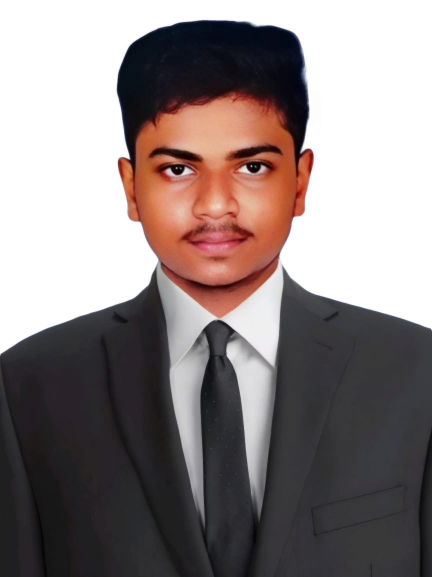
#> input picture my.jpeg, 864 x 1154 px (shown at 1/2 size)
$ jupyter execute Ex-1.ipynb
#> lines starting #> are read from the running program, lines starting #| are printed output that depends on the picture; after the words box and inside, x2 and y2 are one past the last pixel; in counts of white or black regions, pixels touching at a corner belong together
## EX-1 Image Handling and Pixel Transformation Using OpenCVAssignment

### Name: Santhose Arockiaraj J

### Reg no: 212224230248

[cell 1]
import cv2
import matplotlib.pyplot as plt

[cell 2]
# Read the image using OpenCV
img = cv2.imread('my.jpeg', cv2.IMREAD_COLOR)
#> img is the input picture: shape (1154, 864, 3); mean B, G, R 130.4, 131.1, 141.1

[cell 3]
# Convert BGR (OpenCV's default) to RGB (Matplotlib's expected color order)
img_rgb = cv2.cvtColor(img, cv2.COLOR_BGR2RGB)

[cell 4]
# Display the image using Matplotlib
plt.imshow(img_rgb, cmap='viridis')  # You can change 'viridis' to another cmap or use None for RGB images
plt.title("Original Image")
plt.axis('off')  # Removes axis ticks and labels
plt.show()

[cell 5]
# Load the image
image = cv2.imread('my.jpeg')

[cell 6]
# Convert BGR (OpenCV's default) to RGB (Matplotlib's expected color order)
img_rgb = cv2.cvtColor(img, cv2.COLOR_BGR2RGB)

[cell 7]
img_rgb.shape
#> Out = (1154, 864, 3)

[cell 8]
# Draw a line from top-left to bottom-right
line_img = cv2.line(img_rgb, (0, 0), (900, 1200), (255, 0, 0), 10) # cv2.line(image, start_point, end_point, color, thickness)

[cell 9]
plt.imshow(line_img, cmap='viridis')
plt.title("Image with Line")
plt.axis('off')
plt.show()

[cell 10]
# Load the image
image = cv2.imread('my.jpeg')

# Convert BGR (OpenCV's default) to RGB (Matplotlib's expected color order)
img_rgb = cv2.cvtColor(img, cv2.COLOR_BGR2RGB)

[cell 11]
img_rgb.shape
#> Out = (1154, 864, 3)

[cell 12]
circle_img = cv2.circle(img_rgb,(450,400),250,(255,0,0),10) # cv2.circle(image, center, radius, color, thickness)
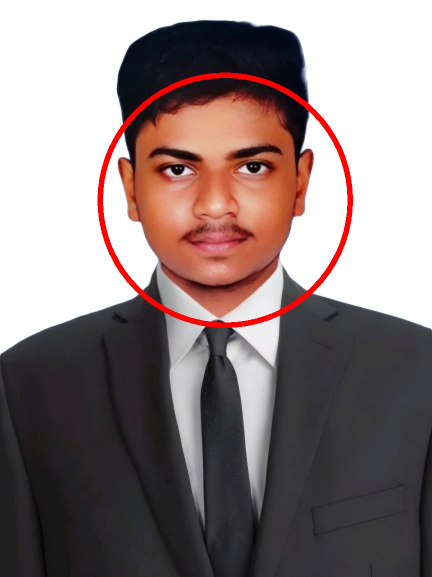
#> circle_img: shape (1154, 864, 3) (shown at 1/2 size); mean R, G, B 142.7, 128.3, 127.5

[cell 13]
plt.imshow(circle_img, cmap='viridis')
plt.title("Image with Circle")
plt.axis('off')
plt.show()

[cell 14]
# Load the image
image = cv2.imread('my.jpeg')

# Convert BGR (OpenCV's default) to RGB (Matplotlib's expected color order)
img_rgb = cv2.cvtColor(img, cv2.COLOR_BGR2RGB)

[cell 15]
img.shape
#> Out = (1154, 864, 3)

[cell 16]
# Draw a rectangle around the Whole image
rectangle_img = cv2.rectangle(img_rgb, (100, 50), (750, 600), (0, 0, 255), 10)  # cv2.rectangle(image, start_point, end_point, color, thickness)
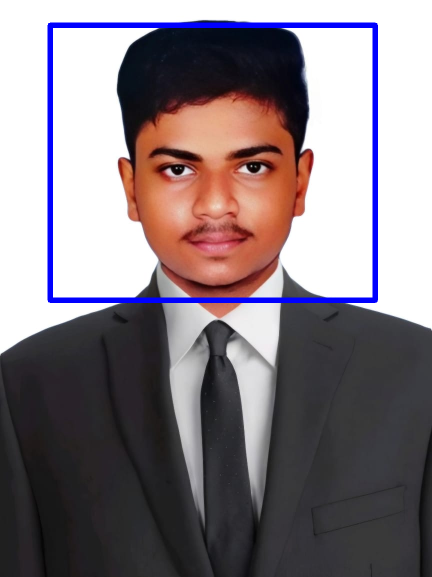
#> rectangle_img: shape (1154, 864, 3) (shown at 1/2 size); mean R, G, B 135.4, 125.5, 131.4

[cell 17]
plt.imshow(rectangle_img, cmap='viridis')
plt.title("Image with Rectangle")
plt.axis('off')
plt.show()

[cell 18]
# Load the image
image = cv2.imread('my.jpeg')

# Convert BGR (OpenCV's default) to RGB (Matplotlib's expected color order)
img_rgb = cv2.cvtColor(img, cv2.COLOR_BGR2RGB)

[cell 19]
# Add text to the image
text_img = cv2.putText(img_rgb, "OpenCV Drawing", (10, 30), cv2.FONT_HERSHEY_SIMPLEX, 1, (0, 0, 0), 10)  ## cv2.putText(image, text, position, font, font_scale, color, thickness)

[cell 20]
plt.imshow(text_img, cmap='viridis')
plt.title("Image with Text")
plt.axis('off')
plt.show()

[cell 21]
# Load the image
image = cv2.imread('my.jpeg')

[cell 22]
image_rgb = cv2.cvtColor(image, cv2.COLOR_BGR2RGB)

[cell 23]
# Original RGB Image
plt.imshow(image_rgb)
plt.title("Original RGB Image")
plt.axis("off")

[cell 24]
# Convert RGB to HSV
image_hsv = cv2.cvtColor(image_rgb, cv2.COLOR_RGB2HSV)
#> image_hsv: shape (1154, 864, 3); mean H, S, V 59, 34.4, 143

[cell 25]
# HSV Image
plt.imshow(image_hsv)
plt.title("HSV Image")
plt.axis("off")

[cell 26]
# Convert RGB to GRAY
image_gray = cv2.cvtColor(image_rgb, cv2.COLOR_RGB2GRAY)
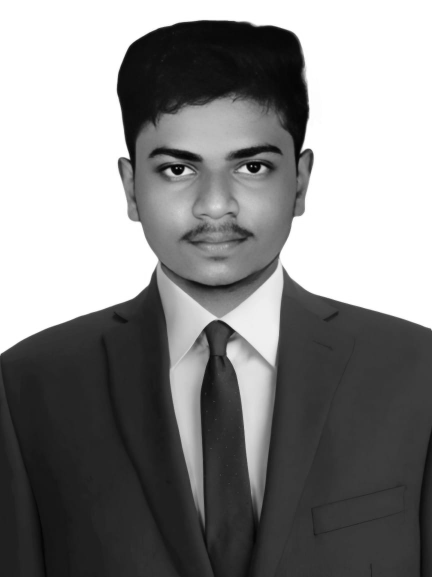
#> image_gray: shape (1154, 864) (shown at 1/2 size); min 0, max 255, mean 134

[cell 27]
# Grayscale Image
plt.imshow(image_gray, cmap='gray')
plt.title("Grayscale Image")
plt.axis("off")

[cell 28]
# Convert RGB to YCrCb
image_ycrcb = cv2.cvtColor(image_rgb, cv2.COLOR_RGB2YCrCb)
#> image_ycrcb: shape (1154, 864, 3); mean of channels 0, 1, 2 134, 133.1, 125.9

[cell 29]
# YCrCb Image
plt.imshow(image_ycrcb)
plt.title("YCrCb Image")
plt.axis("off")

[cell 30]
# Convert HSV back to RGB
image_hsv_to_rgb = cv2.cvtColor(image_hsv, cv2.COLOR_HSV2RGB)

[cell 31]
plt.imshow(image_hsv_to_rgb)
plt.title("HSV to RGB Image")
plt.axis("off")

[cell 32]
# Modify a block of pixels (300x300) to white, starting from (200, 200)
image[200:600, 200:800] = [255, 255, 255]  # Rows: 200-499, Columns: 200-499
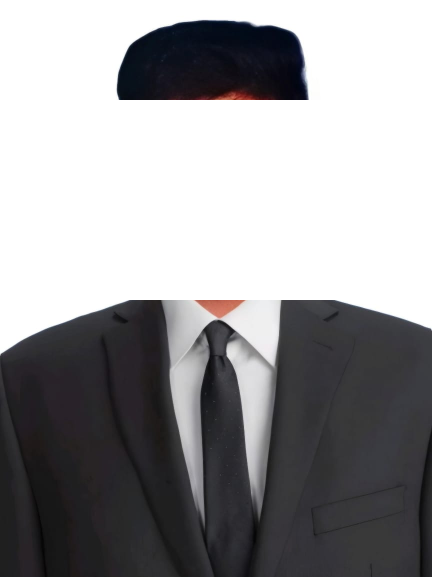
#> image: shape (1154, 864, 3) (shown at 1/2 size); 14.37% of pixels changed, all inside (x1, y1, x2, y2) = (223, 200, 704, 600)

[cell 33]
# Convert BGR to RGB for displaying with Matplotlib
image_rgb = cv2.cvtColor(image, cv2.COLOR_BGR2RGB)

[cell 34]
# Display the modified image
plt.imshow(image_rgb)
plt.title("Image with 300x300 White Block")
plt.axis("off")
plt.show()

[cell 35]
# Load the image
image = cv2.imread('my.jpeg')

[cell 36]
image.shape
#> Out = (1154, 864, 3)

[cell 37]
# Resize the image to half its size
resized_image = cv2.resize(image, (768 // 2, 600 // 2))  # (new_width, new_height)
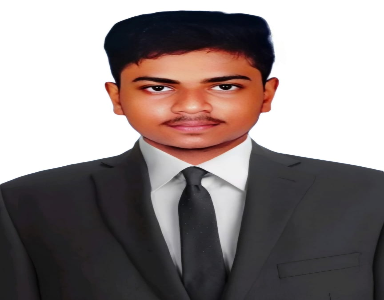
#> resized_image: shape (300, 384, 3); mean B, G, R 130.3, 131.1, 141.1

[cell 38]
# Convert BGR to RGB for displaying with Matplotlib
resized_image_rgb = cv2.cvtColor(resized_image, cv2.COLOR_BGR2RGB)

[cell 39]
resized_image_rgb.shape
#> Out = (300, 384, 3)

[cell 40]
# Display the resized image
plt.imshow(resized_image_rgb)
plt.title("Resized Image (Half Size)")
plt.axis("off")
plt.show()

[cell 41]
# Load the image
image = cv2.imread('my.jpeg')

[cell 42]
image.shape

[cell 43]
# Crop a 300x300 region starting from (50, 50)
roi = image[50:350, 50:350]  # Rows: 50-349, Columns: 50-349
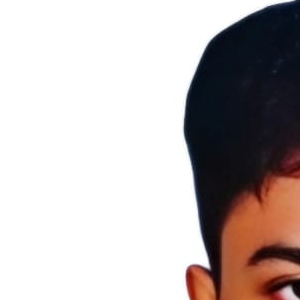
#> roi: shape (300, 300, 3); mean B, G, R 182.5, 183.6, 192

[cell 44]
# Convert BGR to RGB for displaying with Matplotlib
roi_rgb = cv2.cvtColor(roi, cv2.COLOR_BGR2RGB)

[cell 45]
# Display the cropped region (ROI)
plt.imshow(roi_rgb)
plt.title("Cropped Region of Interest (ROI)")
plt.axis("off")
plt.show()

[cell 46]
# Load the image
image = cv2.imread('my.jpeg')

[cell 47]
# Flip the image horizontally (left-right)
flipped_horizontally = cv2.flip(image, 1)
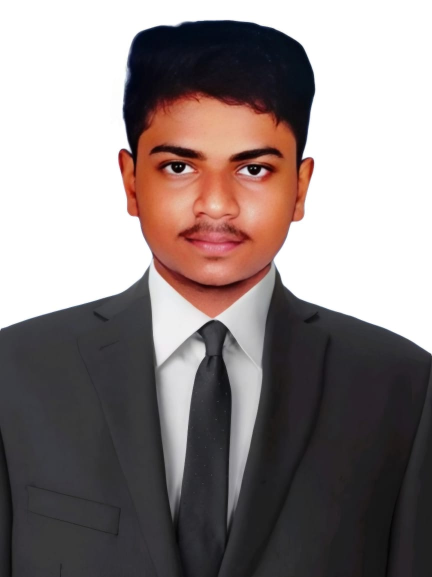
#> flipped_horizontally: shape (1154, 864, 3) (shown at 1/2 size); mean B, G, R 130.4, 131.1, 141.1

[cell 48]
# Convert BGR to RGB for displaying with Matplotlib
flipped_horizontally_rgb = cv2.cvtColor(flipped_horizontally, cv2.COLOR_BGR2RGB)

[cell 49]
# Horizontal flip
plt.imshow(flipped_horizontally_rgb)
plt.title("Flipped Horizontally")
plt.axis("off")

[cell 50]
# Flip the image vertically (up-down)
flipped_vertically = cv2.flip(image, 0)
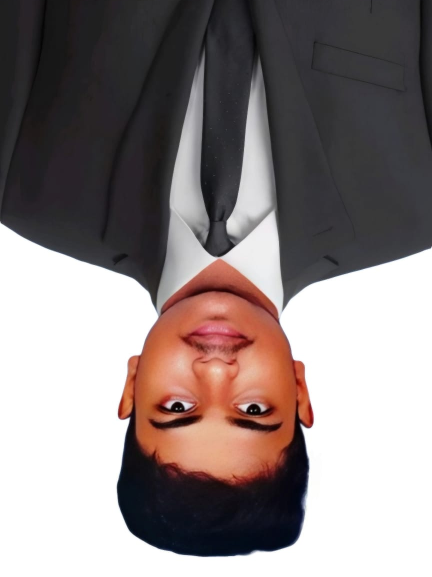
#> flipped_vertically: shape (1154, 864, 3) (shown at 1/2 size); mean B, G, R 130.4, 131.1, 141.1

[cell 51]
# Convert BGR to RGB for displaying with Matplotlib
flipped_vertically_rgb = cv2.cvtColor(flipped_vertically, cv2.COLOR_BGR2RGB)

$ run again, with image-1.png saved as my.jpeg
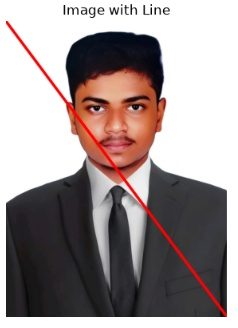
#> input picture image-1.png, 238 x 328 px
#> img is the input picture: shape (328, 238, 3); mean B, G, R 147.8, 148.4, 159.6
#> image_hsv: shape (328, 238, 3); mean H, S, V 54.3, 32.6, 161.1
#> image_ycrcb: shape (328, 238, 3); mean of channels 0, 1, 2 151.7, 133.7, 125.8
#> image: shape (328, 238, 3); 4.41% of pixels changed, all inside (x1, y1, x2, y2) = (200, 200, 238, 321)
#> `roi = image[50:350, 50:350]`:
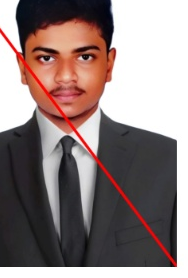
#> roi: shape (278, 188, 3); mean B, G, R 126.3, 127.8, 143.7
#> `flipped_vertically = cv2.flip(image, 0)`:
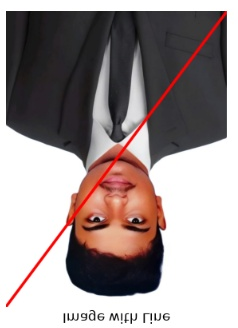
#> flipped_vertically: shape (328, 238, 3); mean B, G, R 147.8, 148.4, 159.6

$ run again, with image-10.png saved as my.jpeg
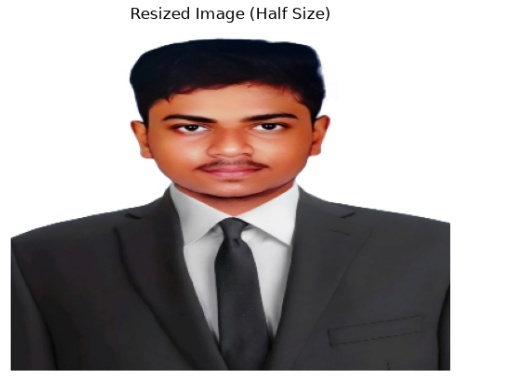
#> input picture image-10.png, 529 x 385 px
#> img is the input picture: shape (385, 529, 3); mean B, G, R 161.5, 162.1, 169.5
#> image_hsv: shape (385, 529, 3); mean H, S, V 44.7, 25.4, 170.8
#> image_ycrcb: shape (385, 529, 3); mean of channels 0, 1, 2 164.2, 131.8, 126.4
#> `roi = image[50:350, 50:350]`:
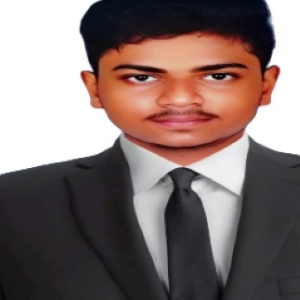
#> roi: shape (300, 300, 3); mean B, G, R 111.1, 113.6, 130.2
#> `flipped_vertically = cv2.flip(image, 0)`:
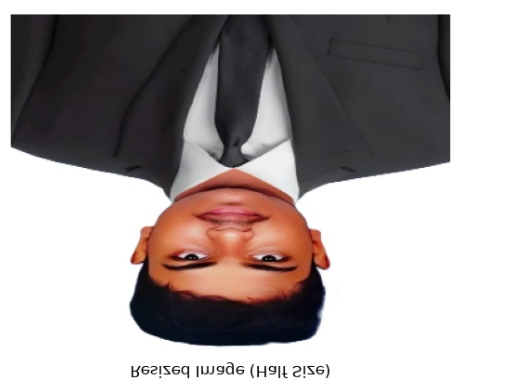
#> flipped_vertically: shape (385, 529, 3); mean B, G, R 161.5, 162.1, 169.5
